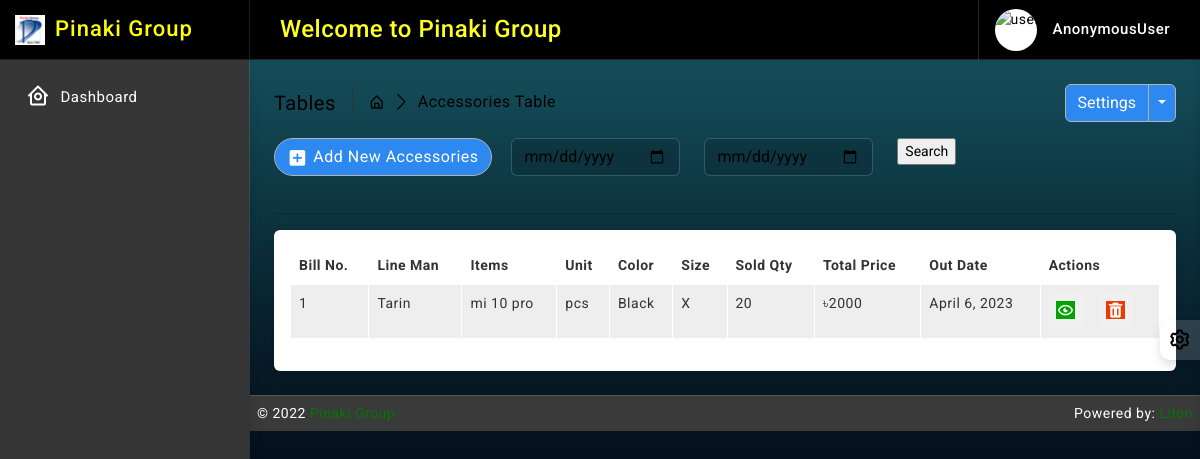
Before: /acces_requisition/ with the older database file.
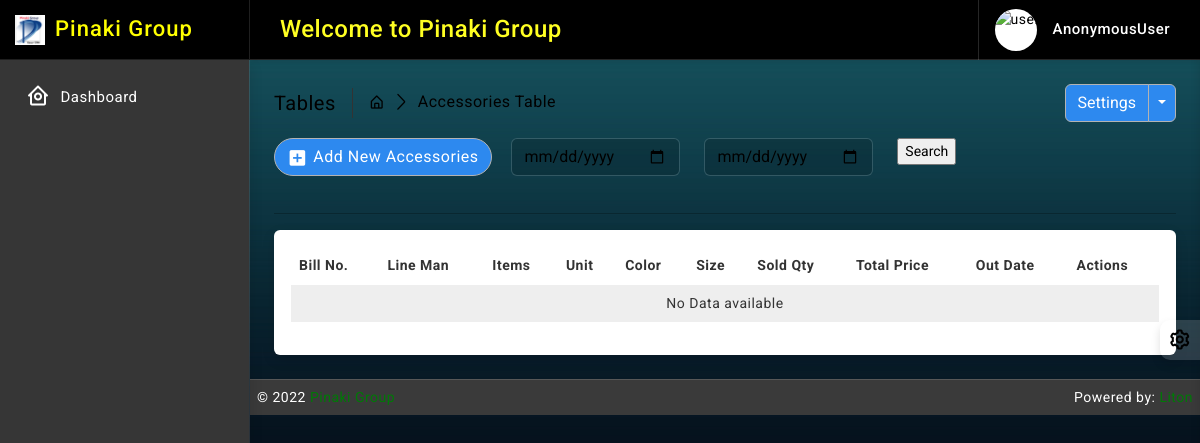
After: the same page with the newer database file.
### acces_requisition/models.py (models this page shows, shortened)
class AccesRequisitionBill(models.Model):
    billno = models.AutoField(primary_key=True)
    time = models.DateTimeField(auto_now=True)
    name = models.CharField(max_length=64, null=True, unique=True, blank=True)
    sr_designation = models.ForeignKey(StoreReceiver, on_delete=models.CASCADE, blank=False)
    order_no = models.CharField(max_length=32, null=True, blank=True)
    style_no = models.CharField(max_length=32, null=True, blank=True)
    line_no = models.CharField(max_length=32, null=True, blank=True)
    card_no = models.CharField(max_length=32, null=True, blank=True)
    date = models.DateField(default= now)
    supply_qty = models.PositiveIntegerField(default=1)
    remarks = models.TextField()
    updated_at = models.DateTimeField(auto_now_add=False, auto_now=True)
    created_at = models.DateTimeField(auto_now_add=True, auto_now=False)
    def get_items_list(self):
        return AccesRequisitionItem.objects.filter(billno=self)
    def get_total_price(self):
        ar_items = AccesRequisitionItem.objects.filter(billno=self)
        total = 0
        for item in ar_items:
            total += item.totalprice
        return total

class AccesRequisitionItem(models.Model):
    billno = models.ForeignKey(AccesRequisitionBill, on_delete = models.CASCADE, related_name='ar_billno')
    stock = models.ForeignKey(Stock, on_delete = models.CASCADE, related_name='ar_item')
    quantity = models.IntegerField(default=1)
    unit_price = models.IntegerField(default=1)
    totalprice = models.IntegerField(default=1)
    UOM = (
        ('', 'Select'),
        ('kg', 'kg'),
        ('miter', 'miter'),
        ('yard', 'yard'),
        ('pcs', 'pcs'),
        ('pound', 'pound'),
        ('g', 'g'),
        ('gg', 'gg'),
        ('litre', 'litre'),
        ('dg', 'dg'),
        ('1000 pcs', '1000 pcs'),
    )
    uom = models.CharField(max_length=64, null=True, blank=False, choices=UOM)
    acces_color = models.CharField(max_length=64, blank=True, null=True)
    size = models.CharField(max_length=64, null=True, unique=True, blank=True)
    updated_at = models.DateTimeField(auto_now_add=False, auto_now=True)
    created_at = models.DateTimeField(auto_now_add=True, auto_now=False)

### stock/models.py (models this page shows, shortened)
class Stock(models.Model):
    id = models.AutoField(primary_key=True)
    category = models.ForeignKey(Category, on_delete=models.CASCADE, blank=False)
    name = models.CharField(max_length=30, unique=True)
    quantity = models.IntegerField(default=1)
    UOM = (
        ('', 'Select'),
        ('kg', 'kg'),
        ('miter', 'miter'),
        ('yard', 'yard'),
        ('pcs', 'pcs'),
        ('pound', 'pound'),
        ('g', 'g'),
        ('gg', 'gg'),
        ('litre', 'litre'),
        ('dg', 'dg'),
        ('1000 pcs', '1000 pcs'),
    )
    uom = models.CharField(max_length=64, null=True, blank=False, choices=UOM)
    is_deleted = models.BooleanField(default=False)
    updated_at = models.DateTimeField(auto_now_add=False, auto_now=True)
    created_at = models.DateTimeField(auto_now_add=True, auto_now=False)

### acces_requisition/views.py (the view, shortened to what this page needs)
# urls.py: path('', views.accesR_read, name='ar_read'),
def accesR_read(request):
    form = AccesRequisitionBillDateSearchForm(request.POST or None)
    bills = AccesRequisitionBill.objects.all().order_by('-time')
    context = {
        'bills':bills,
        'form':form,
    }
    context = {
        'bills':bills,
        'form':form,
    }
    return render(request, 'acces_requisition/read.html', context)

### acces_requisition/forms.py
class AccesRequisitionBillDateSearchForm(forms.ModelForm):
    start_date = forms.DateTimeField(widget=forms.TextInput(attrs={'class': 'form-control', 'type': 'date'}), required=True)
    end_date = forms.DateTimeField(widget=forms.TextInput(attrs={'class': 'form-control', 'type': 'date'}), required=True)
    class Meta:
        model = AccesRequisitionBill
        fields = ['start_date', 'end_date']

### templates/acces_requisition/read.html (shortened to what the changed rows need)
{% extends 'base/base.html' %}
{% block body %}
{% load static %}
		<div class="page-wrapper">
			<div class="page-content">
                <div class="ms-auto"><a href="/acces_requisition/create/" class="btn btn-light radius-30 mt-2 mt-lg-0"><i class="bx bxs-plus-square"></i>Add New Accessories</a></div><br>
				<div class="card">
					<div class="card-body">
						<div class="table-responsive">
							<table id="example2" class="table table-striped table-bordered">
								<thead>
									<tr>
										<th>Bill No.</th>
										<th>Line Man</th>
                                        <th>Items</th>
										<th>Unit</th>
										<th>Color</th>
										<th>Size</th>
                                        <th>Sold Qty</th>
                                        <th>Total Price</th>
                                        <th>Out Date</th>
										<th>Actions</th>
									</tr>
								</thead>
								<tbody>
									{% for data in bills %}
									<tr>
                                        <td> <p>{{ data.billno }}</p> </td>
                                        <td class=""> {{ data.name }} <br>
                                        </td>
                                        <td>
                                            {% for item in data.get_items_list %}
                                                {{ item.stock.name }} <br>
                                            {% endfor %}
                                        </td>
										<td>
                                            {% for item in data.get_items_list %}
                                                {{ item.uom }} <br>
                                            {% endfor %}
                                        </td>
										<td>
                                            {% for item in data.get_items_list %}
                                                {{ item.acces_color }} <br>
                                            {% endfor %}
                                        </td>
										<td>
                                            {% for item in data.get_items_list %}
                                                {{ item.size }} <br>
                                            {% endfor %}
                                        </td>
                                        <td>
                                            {% for item in data.get_items_list %}
                                                {{ item.quantity }} <br>
                                            {% endfor %}
                                        </td>
                                        <td>৳{{ data.get_total_price }}</td>
                                        <td>{{ data.time.date }}</td>
									   <td class="center">
										<div class="d-flex order-actions">
											<a class="" href="{% url 'ar_bill' data.billno %}">
												<i class="fadeIn animated bx bx-show-alt"></i>
											</a>
											<a class="ms-3" href="{% url 'ar_delete' data.billno %}">
												<i class='bx bxs-trash'></i>
											</a>
										</div>
									   </td>
									</tr>
								 {% endfor %}
								 {% if not bills %}
								 <tr>
									 <td colspan="10" class="text-center">No Data available</td>
								 </tr>
								 {% endif %}
								</tbody>
							</table>
						</div>
					</div>
				</div>
			</div>
		</div>
{% endblock body %}

Changed rows visible on the page:
removed AccesRequisitionBill: billno "1", name "Tarin", get_total_price "2000", time "April 6, 2023"
removed AccesRequisitionItem: stock.name "mi 10 pro", uom "pcs", acces_color "Black", size "X", quantity "20"
Other visible differences:
text now shown: "No Data available"
